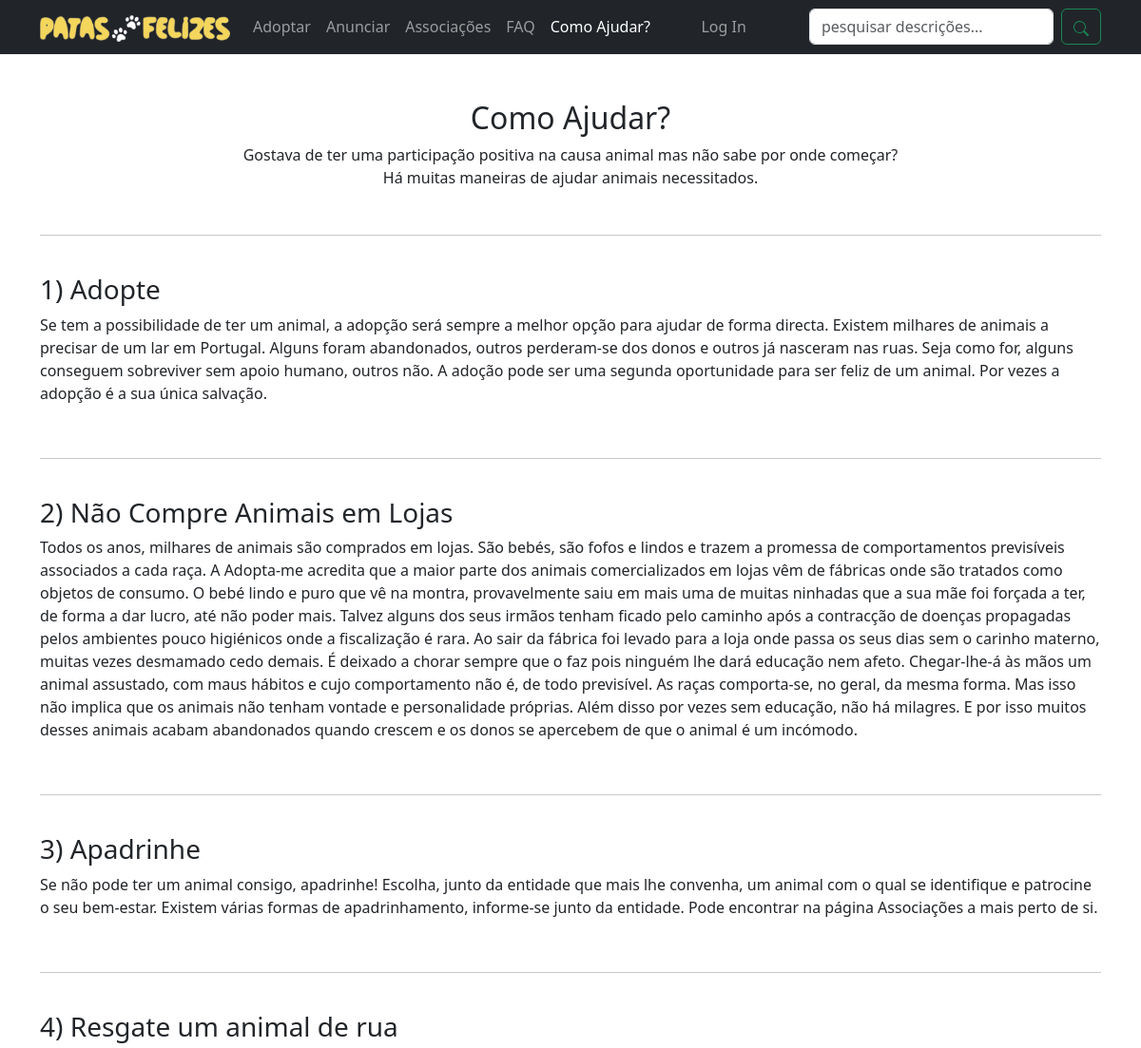
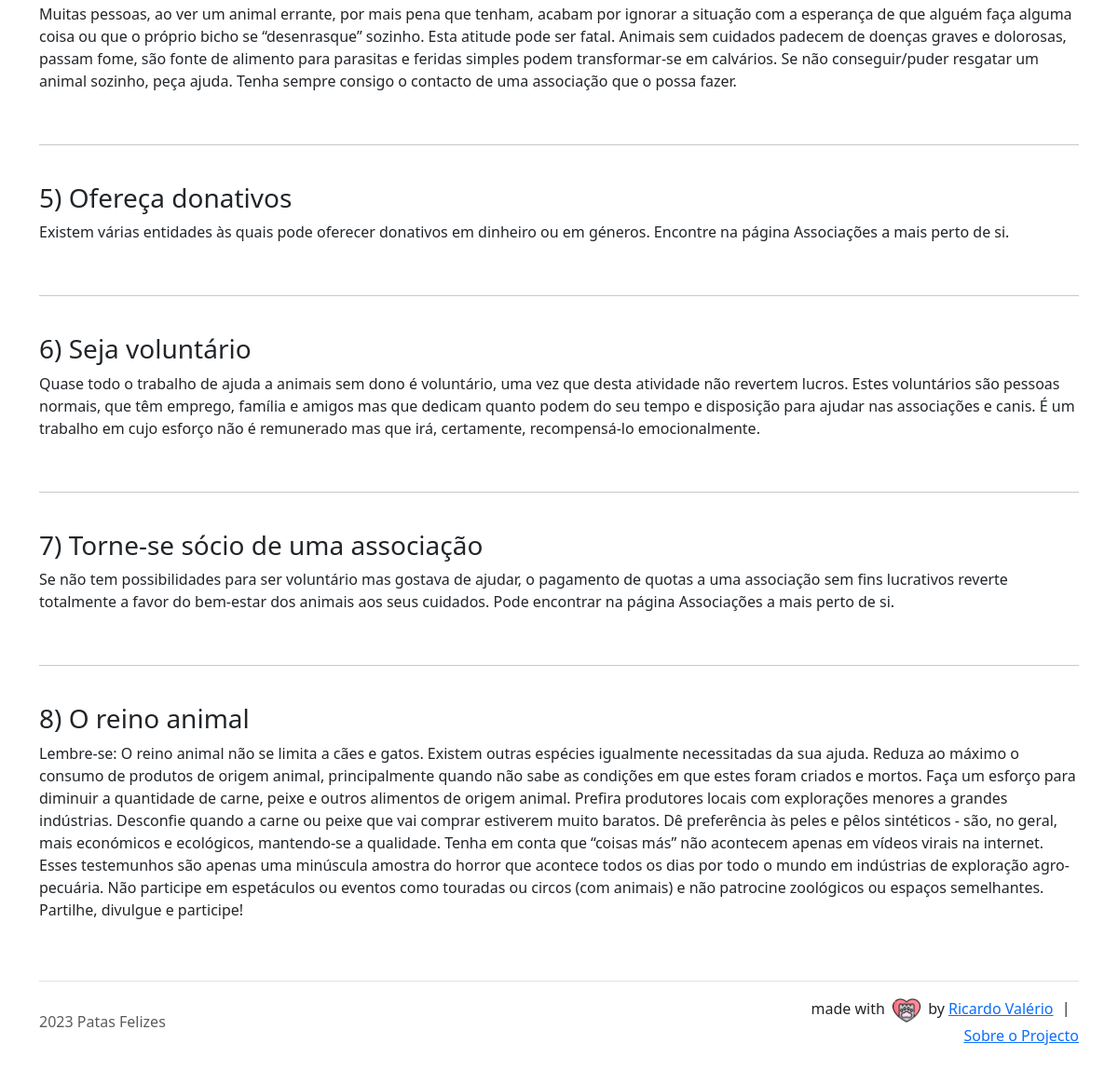
The app's page /como-ajudar with its own data (2 pictures, top to bottom).
### animais_para_adocao/models.py (models this page shows, shortened)
class MedidasParaAjudar(models.Model):
	medida_titulo = models.CharField(max_length=100)
	medida_texto = models.TextField()
	class Meta:
		verbose_name_plural = "Medidas para Ajudar"

### animais_para_adocao/views.py (the view)
# urls.py: path("como-ajudar", views.como_ajudar, name="como_ajudar"),
def como_ajudar(request):
    medidas = MedidasParaAjudar.objects.all()
    context = {'medidas': medidas}
    return render(request, "animais_para_adocao/como_ajudar.html", context)

### animais_para_adocao/templates/animais_para_adocao/como_ajudar.html (shortened to what this page needs)
{% extends "animais_para_adocao/base.html" %}
{% load static %}
{% block content %}
	<div class="container">
		<div class="my-5 text-center">
			<h2>Como Ajudar?</h2>
			<p>Gostava de ter uma participação positiva na causa animal mas não sabe por onde começar?<br>Há muitas maneiras de ajudar animais necessitados.</p>
		</div>
		{% for medida in medidas %}
		    <hr>
		    <br>
		    <h3> {{medida.id}}) {{medida.medida_titulo}}</h3>
		    <p>{{medida.medida_texto}}</p>
		    <br>
		{% endfor %}
	</div>
{% endblock content %}

### records on screen
MedidasParaAjudar: id "1", medida_titulo "Adopte", medida_texto "Se tem a possibilidade de ter um animal, a adopção será sempre a melhor opção para ajudar de forma directa. Existem milhares de animais a precisar de um lar em Portugal. Alguns foram abandonados, outros perderam-se dos donos e outros já nasceram nas ruas. Seja como for, alguns conseguem sobreviver sem apoio humano, outros não. A adoção pode ser uma segunda oportunidade para ser feliz de um animal. Por vezes a adopção é a sua única salvação."
MedidasParaAjudar: id "2", medida_titulo "Não Compre Animais em Lojas", medida_texto "Todos os anos, milhares de animais são comprados em lojas. São bebés, são fofos e lindos e trazem a promessa de comportamentos previsíveis associados a cada raça. A Adopta-me acredita que a maior parte dos animais comercializados em lojas vêm de fábricas onde são tratados como objetos de consumo. O bebé lindo e puro que vê na montra, provavelmente saiu em mais uma de muitas ninhadas que a sua mãe foi forçada a ter, de forma a dar lucro, até não poder mais. Talvez alguns dos seus irmãos tenham ficado pelo caminho após a contracção de doenças propagadas pelos ambientes pouco higiénicos onde a fiscalização é rara. Ao sair da fábrica foi levado para a loja onde passa os seus dias sem o carinho…"
MedidasParaAjudar: id "3", medida_titulo "Apadrinhe", medida_texto "Se não pode ter um animal consigo, apadrinhe! Escolha, junto da entidade que mais lhe convenha, um animal com o qual se identifique e patrocine o seu bem-estar. Existem várias formas de apadrinhamento, informe-se junto da entidade. Pode encontrar na página Associações a mais perto de si."
MedidasParaAjudar: id "4", medida_titulo "Resgate um animal de rua", medida_texto "Muitas pessoas, ao ver um animal errante, por mais pena que tenham, acabam por ignorar a situação com a esperança de que alguém faça alguma coisa ou que o próprio bicho se “desenrasque” sozinho. Esta atitude pode ser fatal. Animais sem cuidados padecem de doenças graves e dolorosas, passam fome, são fonte de alimento para parasitas e feridas simples podem transformar-se em calvários. Se não conseguir/puder resgatar um animal sozinho, peça ajuda. Tenha sempre consigo o contacto de uma associação que o possa fazer."
MedidasParaAjudar: id "5", medida_titulo "Ofereça donativos", medida_texto "Existem várias entidades às quais pode oferecer donativos em dinheiro ou em géneros. Encontre na página Associações a mais perto de si."
MedidasParaAjudar: id "6", medida_titulo "Seja voluntário", medida_texto "Quase todo o trabalho de ajuda a animais sem dono é voluntário, uma vez que desta atividade não revertem lucros. Estes voluntários são pessoas normais, que têm emprego, família e amigos mas que dedicam quanto podem do seu tempo e disposição para ajudar nas associações e canis. É um trabalho em cujo esforço não é remunerado mas que irá, certamente, recompensá-lo emocionalmente."
MedidasParaAjudar: id "7", medida_titulo "Torne-se sócio de uma associação", medida_texto "Se não tem possibilidades para ser voluntário mas gostava de ajudar, o pagamento de quotas a uma associação sem fins lucrativos reverte totalmente a favor do bem-estar dos animais aos seus cuidados. Pode encontrar na página Associações a mais perto de si."
MedidasParaAjudar: id "8", medida_titulo "O reino animal", medida_texto "Lembre-se: O reino animal não se limita a cães e gatos. Existem outras espécies igualmente necessitadas da sua ajuda. Reduza ao máximo o consumo de produtos de origem animal, principalmente quando não sabe as condições em que estes foram criados e mortos. Faça um esforço para diminuir a quantidade de carne, peixe e outros alimentos de origem animal. Prefira produtores locais com explorações menores a grandes indústrias. Desconfie quando a carne ou peixe que vai comprar estiverem muito baratos. Dê preferência às peles e pêlos sintéticos - são, no geral, mais económicos e ecológicos, mantendo-se a qualidade. Tenha em conta que “coisas más” não acontecem apenas em vídeos virais na internet.…"
